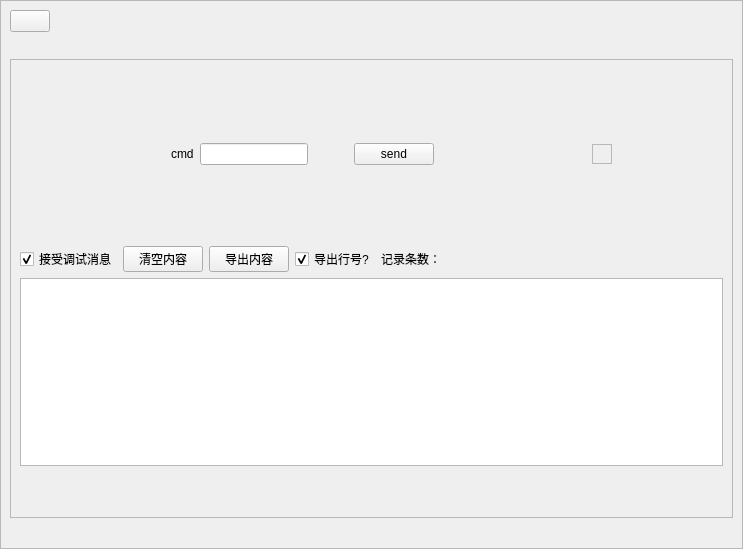
<?xml version="1.0" encoding="UTF-8"?>
<ui version="4.0">
 <class>TrainingDebugWindow</class>
 <widget class="QWidget" name="TrainingDebugWindow">
  <property name="geometry">
   <rect>
    <x>0</x>
    <y>0</y>
    <width>743</width>
    <height>549</height>
   </rect>
  </property>
  <property name="windowTitle">
   <string>SimLaparo</string>
  </property>
  <layout class="QVBoxLayout" name="verticalLayout_7">
   <property name="spacing">
    <number>0</number>
   </property>
   <property name="leftMargin">
    <number>0</number>
   </property>
   <property name="topMargin">
    <number>0</number>
   </property>
   <property name="rightMargin">
    <number>0</number>
   </property>
   <property name="bottomMargin">
    <number>0</number>
   </property>
   <item>
    <widget class="QFrame" name="backgroundFrame">
     <property name="frameShape">
      <enum>QFrame::StyledPanel</enum>
     </property>
     <property name="frameShadow">
      <enum>QFrame::Raised</enum>
     </property>
     <layout class="QVBoxLayout" name="verticalLayout_3">
      <item>
       <layout class="QHBoxLayout" name="horizontalLayout_4">
        <item>
         <widget class="QPushButton" name="hideBtn">
          <property name="text">
           <string/>
          </property>
         </widget>
        </item>
        <item>
         <spacer name="horizontalSpacer_6">
          <property name="orientation">
           <enum>Qt::Horizontal</enum>
          </property>
          <property name="sizeHint" stdset="0">
           <size>
            <width>40</width>
            <height>20</height>
           </size>
          </property>
         </spacer>
        </item>
       </layout>
      </item>
      <item>
       <spacer name="verticalSpacer_5">
        <property name="orientation">
         <enum>Qt::Vertical</enum>
        </property>
        <property name="sizeHint" stdset="0">
         <size>
          <width>20</width>
          <height>40</height>
         </size>
        </property>
       </spacer>
      </item>
      <item>
       <widget class="QFrame" name="contentFrame">
        <property name="frameShape">
         <enum>QFrame::StyledPanel</enum>
        </property>
        <property name="frameShadow">
         <enum>QFrame::Raised</enum>
        </property>
        <layout class="QVBoxLayout" name="verticalLayout_4">
         <item>
          <layout class="QVBoxLayout" name="verticalLayout">
           <item>
            <spacer name="verticalSpacer_2">
             <property name="orientation">
              <enum>Qt::Vertical</enum>
             </property>
             <property name="sizeHint" stdset="0">
              <size>
               <width>20</width>
               <height>40</height>
              </size>
             </property>
            </spacer>
           </item>
           <item>
            <layout class="QHBoxLayout" name="horizontalLayout_2">
             <item>
              <spacer name="horizontalSpacer_5">
               <property name="orientation">
                <enum>Qt::Horizontal</enum>
               </property>
               <property name="sizeHint" stdset="0">
                <size>
                 <width>40</width>
                 <height>20</height>
                </size>
               </property>
              </spacer>
             </item>
             <item>
              <layout class="QVBoxLayout" name="verticalLayout_5">
               <item>
                <spacer name="verticalSpacer_7">
                 <property name="orientation">
                  <enum>Qt::Vertical</enum>
                 </property>
                 <property name="sizeHint" stdset="0">
                  <size>
                   <width>20</width>
                   <height>40</height>
                  </size>
                 </property>
                </spacer>
               </item>
               <item>
                <layout class="QHBoxLayout" name="horizontalLayout">
                 <item>
                  <spacer name="horizontalSpacer_4">
                   <property name="orientation">
                    <enum>Qt::Horizontal</enum>
                   </property>
                   <property name="sizeHint" stdset="0">
                    <size>
                     <width>40</width>
                     <height>20</height>
                    </size>
                   </property>
                  </spacer>
                 </item>
                 <item>
                  <widget class="QLabel" name="label">
                   <property name="text">
                    <string>cmd</string>
                   </property>
                  </widget>
                 </item>
                 <item>
                  <widget class="QLineEdit" name="contentLineEdit"/>
                 </item>
                 <item>
                  <spacer name="horizontalSpacer_2">
                   <property name="orientation">
                    <enum>Qt::Horizontal</enum>
                   </property>
                   <property name="sizeHint" stdset="0">
                    <size>
                     <width>40</width>
                     <height>20</height>
                    </size>
                   </property>
                  </spacer>
                 </item>
                 <item>
                  <widget class="QPushButton" name="sendBtn">
                   <property name="text">
                    <string>send</string>
                   </property>
                  </widget>
                 </item>
                 <item>
                  <spacer name="horizontalSpacer">
                   <property name="orientation">
                    <enum>Qt::Horizontal</enum>
                   </property>
                   <property name="sizeHint" stdset="0">
                    <size>
                     <width>40</width>
                     <height>20</height>
                    </size>
                   </property>
                  </spacer>
                 </item>
                </layout>
               </item>
               <item>
                <spacer name="verticalSpacer_6">
                 <property name="orientation">
                  <enum>Qt::Vertical</enum>
                 </property>
                 <property name="sizeHint" stdset="0">
                  <size>
                   <width>20</width>
                   <height>40</height>
                  </size>
                 </property>
                </spacer>
               </item>
              </layout>
             </item>
             <item>
              <spacer name="horizontalSpacer_7">
               <property name="orientation">
                <enum>Qt::Horizontal</enum>
               </property>
               <property name="sizeHint" stdset="0">
                <size>
                 <width>40</width>
                 <height>20</height>
                </size>
               </property>
              </spacer>
             </item>
             <item>
              <layout class="QVBoxLayout" name="verticalLayout_6">
               <item>
                <spacer name="verticalSpacer_9">
                 <property name="orientation">
                  <enum>Qt::Vertical</enum>
                 </property>
                 <property name="sizeHint" stdset="0">
                  <size>
                   <width>20</width>
                   <height>40</height>
                  </size>
                 </property>
                </spacer>
               </item>
               <item>
                <widget class="QFrame" name="frame">
                 <property name="frameShape">
                  <enum>QFrame::StyledPanel</enum>
                 </property>
                 <property name="frameShadow">
                  <enum>QFrame::Raised</enum>
                 </property>
                 <layout class="QVBoxLayout" name="verticalLayout_2">
                  <item>
                   <layout class="QGridLayout" name="gridLayout"/>
                  </item>
                 </layout>
                </widget>
               </item>
               <item>
                <spacer name="verticalSpacer_8">
                 <property name="orientation">
                  <enum>Qt::Vertical</enum>
                 </property>
                 <property name="sizeHint" stdset="0">
                  <size>
                   <width>20</width>
                   <height>40</height>
                  </size>
                 </property>
                </spacer>
               </item>
              </layout>
             </item>
             <item>
              <spacer name="horizontalSpacer_3">
               <property name="orientation">
                <enum>Qt::Horizontal</enum>
               </property>
               <property name="sizeHint" stdset="0">
                <size>
                 <width>40</width>
                 <height>20</height>
                </size>
               </property>
              </spacer>
             </item>
            </layout>
           </item>
           <item>
            <spacer name="verticalSpacer_3">
             <property name="orientation">
              <enum>Qt::Vertical</enum>
             </property>
             <property name="sizeHint" stdset="0">
              <size>
               <width>20</width>
               <height>40</height>
              </size>
             </property>
            </spacer>
           </item>
           <item>
            <layout class="QHBoxLayout" name="horizontalLayout_3">
             <property name="topMargin">
              <number>0</number>
             </property>
             <item>
              <widget class="QCheckBox" name="receiveDebugInfoCheckBox">
               <property name="text">
                <string>接受调试消息</string>
               </property>
               <property name="checked">
                <bool>true</bool>
               </property>
              </widget>
             </item>
             <item>
              <widget class="QPushButton" name="clearListViewBtn">
               <property name="text">
                <string>清空内容</string>
               </property>
              </widget>
             </item>
             <item>
              <widget class="QPushButton" name="exportMessageBtn">
               <property name="text">
                <string>导出内容</string>
               </property>
              </widget>
             </item>
             <item>
              <widget class="QCheckBox" name="lineCheckBox">
               <property name="text">
                <string>导出行号?</string>
               </property>
               <property name="checked">
                <bool>true</bool>
               </property>
              </widget>
             </item>
             <item>
              <widget class="QLabel" name="recordNumberLabel">
               <property name="text">
                <string>记录条数：</string>
               </property>
              </widget>
             </item>
             <item>
              <spacer name="horizontalSpacer_8">
               <property name="orientation">
                <enum>Qt::Horizontal</enum>
               </property>
               <property name="sizeHint" stdset="0">
                <size>
                 <width>40</width>
                 <height>20</height>
                </size>
               </property>
              </spacer>
             </item>
            </layout>
           </item>
           <item>
            <widget class="QListWidget" name="debugInfoView"/>
           </item>
           <item>
            <widget class="QFrame" name="frame_2">
             <property name="frameShape">
              <enum>QFrame::StyledPanel</enum>
             </property>
             <property name="frameShadow">
              <enum>QFrame::Raised</enum>
             </property>
            </widget>
           </item>
           <item>
            <spacer name="verticalSpacer">
             <property name="orientation">
              <enum>Qt::Vertical</enum>
             </property>
             <property name="sizeHint" stdset="0">
              <size>
               <width>20</width>
               <height>40</height>
              </size>
             </property>
            </spacer>
           </item>
          </layout>
         </item>
        </layout>
       </widget>
      </item>
      <item>
       <spacer name="verticalSpacer_4">
        <property name="orientation">
         <enum>Qt::Vertical</enum>
        </property>
        <property name="sizeHint" stdset="0">
         <size>
          <width>20</width>
          <height>40</height>
         </size>
        </property>
       </spacer>
      </item>
     </layout>
    </widget>
   </item>
  </layout>
 </widget>
 <resources/>
 <connections/>
</ui>
